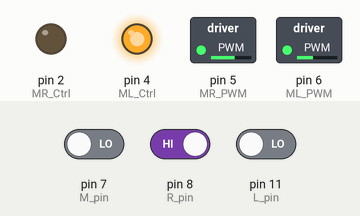
Recording of a sketch running on a simulated Arduino Uno, built with avr-gcc and run on an emulated ATmega328P. Shown: switched loads named in the sketch (green lamp = pin HIGH), output pins drawn as LEDs (lit = HIGH). Inputs (shaded band) come from the test bench; at power-on: pin 8 (R_pin) HIGH, pin 7 (M_pin) LOW, pin 11 (L_pin) LOW.

Above: at 1.2 s.
1.3 s: pin 8 (R_pin) driven LOW
At 1.9 s:
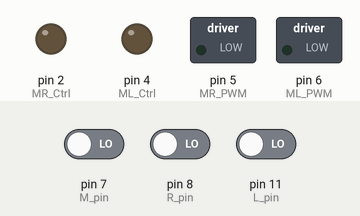
2.8 s: pin 7 (M_pin) driven HIGH
At 3.1 s:
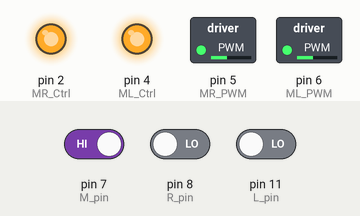
4.3 s: pin 11 (L_pin) driven HIGH
At 5.4 s:
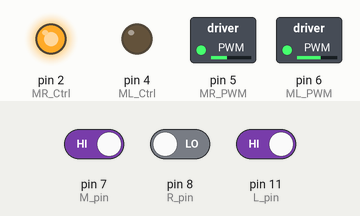
5.8 s: pin 11 (L_pin) driven LOW
At 6.6 s:
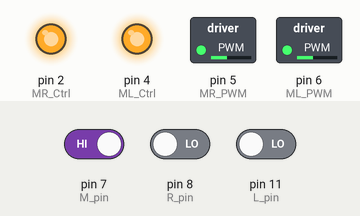
7.3 s: pin 7 (M_pin) driven LOW
At 7.7 s:
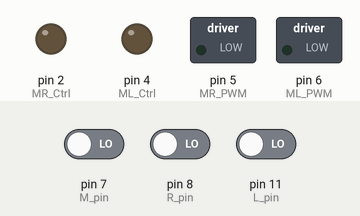
Timing chart, 0 to 9.8 s (numbered marks = the images above; inputs shaded):
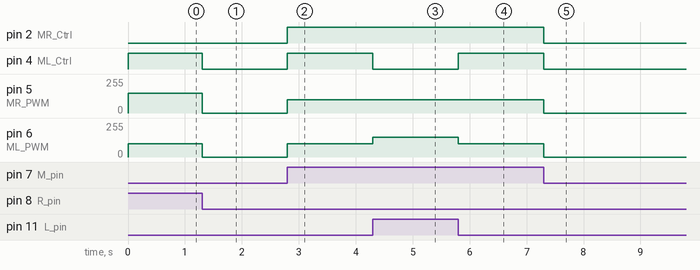

The sketch:

lesson_14.ino
```cpp
/*
  Keyestudio Mini Tank Robot V3 (Popular Edition)
  lesson 14
  Line track tank
  http://www.keyestudio.com
*/

//The wiring of line tracking sensor
#define L_pin  11  //left
#define M_pin  7  //middle
#define R_pin  8  //right
#define ML_Ctrl 4  //Define the direction control pin of the left motor
#define ML_PWM 6   //Define the PWM control pin of the left motor
#define MR_Ctrl 2  //Define the direction control pin of the right motor
#define MR_PWM 5   //Define the PWM control pin of the right motor
int L_val, M_val, R_val;
void setup()
{
  Serial.begin(9600); //Set the baud rate to 9600
  pinMode(L_pin, INPUT); //Set all pins of the line tracking sensor as input mode
  pinMode(M_pin, INPUT);
  pinMode(R_pin, INPUT);
  pinMode(ML_Ctrl, OUTPUT);
  pinMode(ML_PWM, OUTPUT);
  pinMode(MR_Ctrl, OUTPUT);
  pinMode(MR_PWM, OUTPUT);
}

void loop () {
  L_val = digitalRead(L_pin); //Read the value of the left sensor
  M_val = digitalRead(M_pin); //Read the value of the middle sensor
  R_val = digitalRead(R_pin); //Read the value of the right sensor
  if (M_val == 1) { //the middle one detects black lines
    if (L_val == 1 && R_val == 0) { //If a black line is detected on the left, but not on the right, turn left
      Car_left();
    }
    else if (L_val == 0 && R_val == 1) { //If a black line is detected on the right, not on the left, turn right
      Car_right();
    }
    else { //otherwise, go front
      Car_front();
    }
  }
  else { //The middle one doesn't detect black lines
    if (L_val == 1 && R_val == 0) { //If a black line is detected on the left, but not on the right, turn left
      Car_left();
    }
    else if (L_val == 0 && R_val == 1) { //If a black line is detected on the right, not on the left, turn right
      Car_right();
    }
    else { //otherwise, stop
      Car_Stop();
    }
  }
}

//go front
void Car_front()
{
  digitalWrite(MR_Ctrl, HIGH);
  analogWrite(MR_PWM, 100);
  digitalWrite(ML_Ctrl, HIGH);
  analogWrite(ML_PWM, 100);
}
//go back
void Car_back()
{
  digitalWrite(MR_Ctrl, LOW);
  analogWrite(MR_PWM, 150);
  digitalWrite(ML_Ctrl, LOW);
  analogWrite(ML_PWM, 150);
}
//turn left
void Car_left()
{
  digitalWrite(MR_Ctrl, HIGH);
  analogWrite(MR_PWM, 100);
  digitalWrite(ML_Ctrl, LOW);
  analogWrite(ML_PWM, 150);
}
//turn right
void Car_right()
{
  digitalWrite(MR_Ctrl, LOW);
  analogWrite(MR_PWM, 150);
  digitalWrite(ML_Ctrl, HIGH);
  analogWrite(ML_PWM, 100);
}
//stop
void Car_Stop()
{
  digitalWrite(MR_Ctrl, LOW);
  analogWrite(MR_PWM, 0);
  digitalWrite(ML_Ctrl, LOW);
  analogWrite(ML_PWM, 0);
}
 //****************************************************************
```

Measured:
- after the input at 1.3 s, pin 4 (ML_Ctrl): HIGH → LOW at once; pin 5 (MR_PWM): 150/255 → 0/255 at once; pin 6 (ML_PWM): 100/255 → 0/255 at once
- after the input at 2.8 s, pin 2 (MR_Ctrl), pin 4 (ML_Ctrl): LOW → HIGH at once; pin 5 (MR_PWM), pin 6 (ML_PWM): 0/255 → 100/255 at once
- after the input at 4.3 s, pin 4 (ML_Ctrl): HIGH → LOW at once; pin 6 (ML_PWM): 100/255 → 150/255 at once
- after the input at 5.8 s, pin 4 (ML_Ctrl): LOW → HIGH at once; pin 6 (ML_PWM): 150/255 → 100/255 at once
- after the input at 7.3 s, pin 2 (MR_Ctrl), pin 4 (ML_Ctrl): HIGH → LOW at once; pin 5 (MR_PWM), pin 6 (ML_PWM): 100/255 → 0/255 at once
